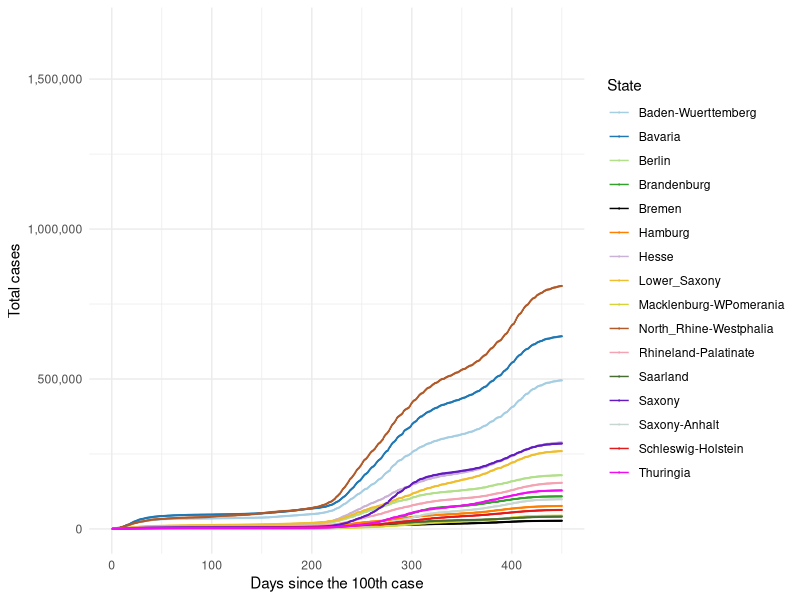
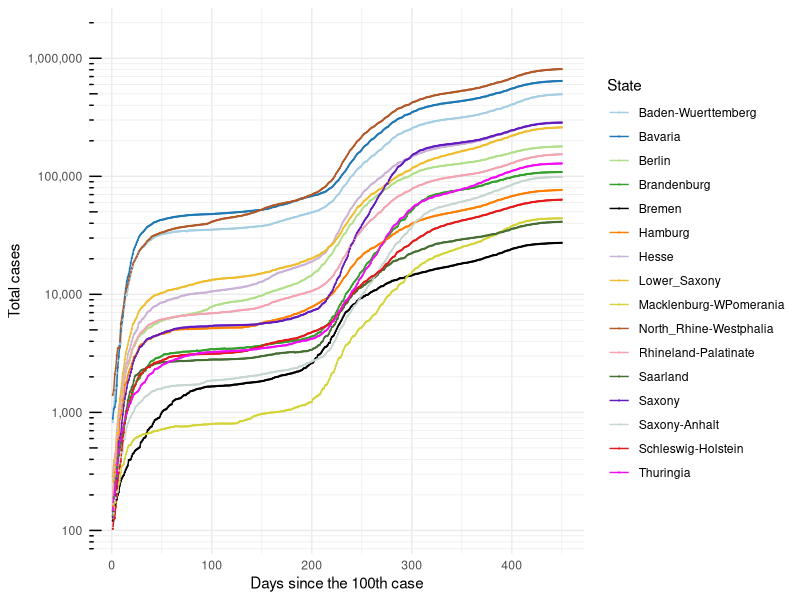
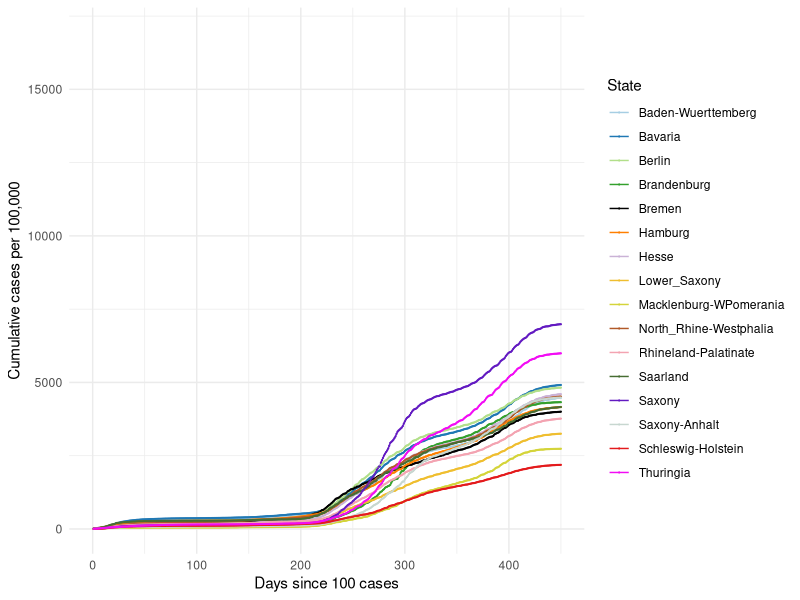
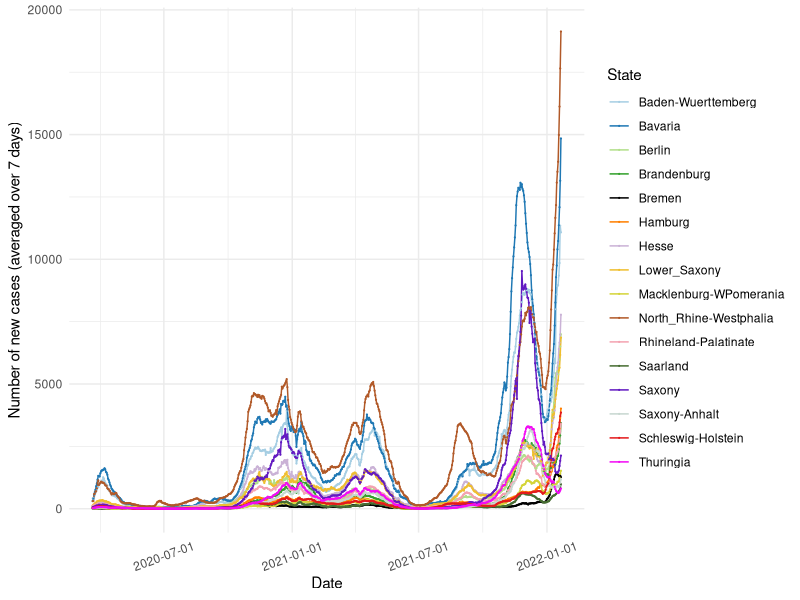
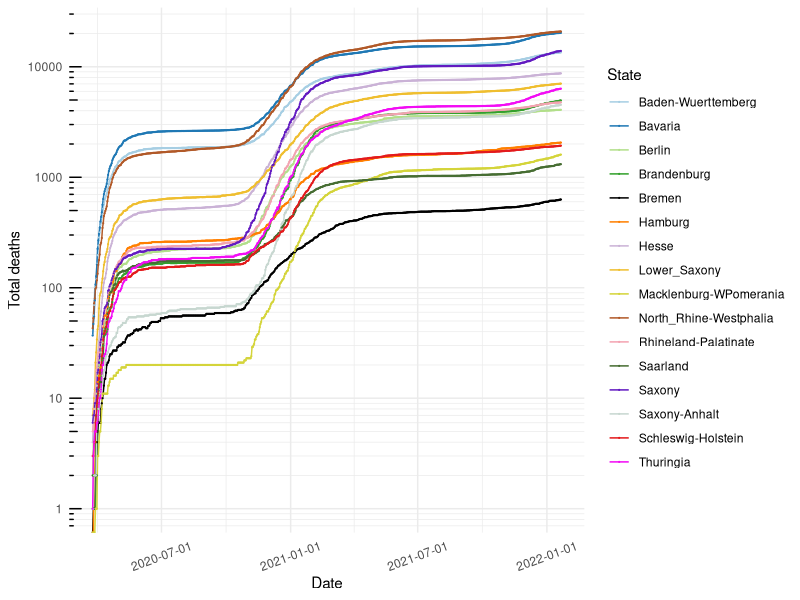
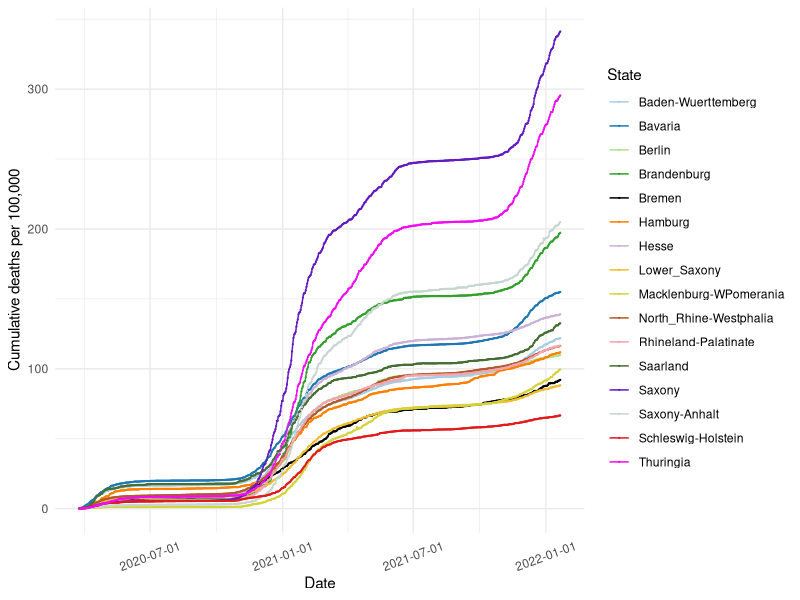
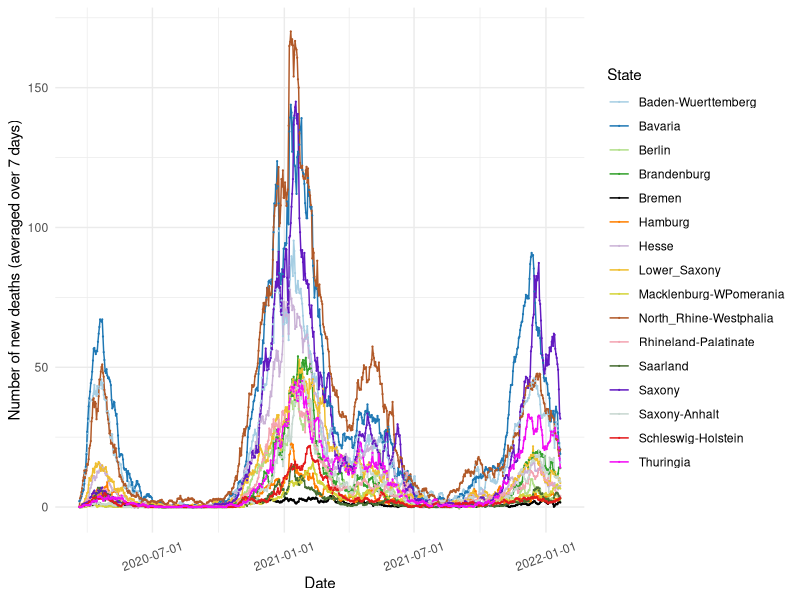

R code for these plots, in order:
## ---- chunk 1

knitr::opts_chunk$set(echo=TRUE, collapse = TRUE)

libload<-function(...) {
    libs<-unlist(list(...))
    req<-unlist(lapply(libs,require,character.only=TRUE))
    need<-libs[req==FALSE]
    if(length(need)>0){ 
        install.packages(need, repos = "https://ftp.fau.de/cran/")  
        lapply(need, require, character.only=TRUE)
    }
}
packages <- c("data.table", "ggplot2", "dplyr", "stats", "RColorBrewer", "readr", "here", "scales")
libload(packages)


`%notin%` <- function(x,y) !(x %in% y) 
cumulative.cases <- read_csv(here("static", "data", "Germany10States.csv"))
germany.16states <- read_csv(here("static", "data", "Germany16States.csv"))

colors16 <- c('#A6CEE3', '#1F78B4', '#B2DF8A', '#33A02C',
              '#000000', '#FF7F00', '#CAB2D6', 
              '#EFBE2F', '#d4d43a', '#B15928', '#F3A3B1', '#466D32',
              '#621AC1', '#C7D7D0', '#E31A1C','#F20CF4', '#123456')

## ---- chunk 2

## 16 States with the highest cumulative cases ##
#################################################

#states.filter <- cumulative.cases[cumulative.cases$Days_100 > 0,]
#states.sel <- unique(states.filter$State)

# Choose all the data points for the selected countries starting from Days_100 > 0
#states.final <- cumulative.cases[cumulative.cases$Days_100 > 0,]
states.final <- germany.16states[germany.16states$Days_100 > 0,]

# Plot 1 == Linear scale for total number of cases
cum.plot <- ggplot(data=states.final, aes(x=Days_100, y=Total_Cases, group=State, color=State)) +
            geom_line() + geom_point(size = 0.1) +     
          #  scale_color_brewer(palette = 'Paired') + 
            scale_colour_manual(name= "State", values= colors16) +
            scale_x_continuous('Days since the 100th case', limits=c(0,450)) + 
            scale_y_continuous(name="Total cases", labels= comma) + 
            #ggtitle('Linear scale') +
            theme_minimal()

print(cum.plot) 

## ---- chunk 3

## Logarithmic scale ##
#######################

base_breaks <- function(n = 10){
  function(x) {
    axisTicks(log10(range(x, na.rm = TRUE)), log = TRUE, n = n)
  }
}

logbreaks <- 10^(-10:10)
logminor_breaks <- rep(1:9, 21)*(10^rep(-10:10, each=9))

cum.plot2 <- ggplot(data=states.final, aes(x=Days_100, y=Total_Cases, group=State, color=State)) +
             geom_line() + geom_point(size=0.1) + 
          #   scale_color_brewer(palette = 'Paired') +
             scale_colour_manual(name= "State", values= colors16) +
             scale_x_continuous(name='Days since the 100th case', limits=c(0,450)) + 
             scale_y_continuous(name="Total cases", trans = 'log10', breaks = logbreaks, minor_breaks =                                 logminor_breaks, labels= comma) +
             annotation_logticks(sides="l") + 
             #ggtitle('Logarithmic scale') +
             theme_minimal()

print(cum.plot2)

## ---- chunk 4

#states16.filter <- germany.16states[germany.16states$Days_100 > 0,]
#states16.sel <- unique(states16.filter$State)

# Choose all the data points for the selected countries starting from Days_100 > 0 
#states16.final <- states16.filter[states16.filter$State %in% states16.sel & states16.filter$Days_100 > 0,]

states16.final <- germany.16states[germany.16states$Days_100 > 0,]

# Plot 1 == Linear scale for total number of cases
per100.plot <- ggplot(data=states16.final, aes(x=Days_100, y=Per100, group=State, color=State)) +
            geom_line() + geom_point(size = 0.1) + 
            # scale_color_brewer(palette = 'Paired') +
            scale_colour_manual(name= "State", values= colors16) +
            scale_x_continuous('Days since 100 cases', limits=c(0,450)) + 
            scale_y_continuous("Cumulative cases per 100,000") + 
            #ggtitle('Linear scale') +
            theme_minimal()

print(per100.plot)

## ---- chunk 5
#new.cases <- read_csv(here("static", "data", "GermanyNewCases10States.csv"))

new7days <- states.final[states.final$Avg_7days > 0,]
new7days$Dates <- as.Date(new7days$Dates)

newcase7.plot <- ggplot(data=new7days, aes(x=Dates, y=Avg_7days, group=State, color=State)) +
            geom_line() + geom_point(size = 0.1) + 
       #     scale_color_brewer(palette = 'Paired') +
            scale_colour_manual(name= "State", values= colors16) +
            scale_x_date(name='Date', labels=date_format('%Y-%m-%d')) + 
            scale_y_continuous(name="Number of new cases (averaged over 7 days)") + 
            #ggtitle('Linear scale') +
            theme_minimal() + theme(axis.text.x = element_text(angle=20, hjust=0.5, vjust=0.5))

print(newcase7.plot)
 
## ---- chunk 6
#num.deaths <- read_csv(here("static", "data", "GermanyTotalDeaths10States.csv"))

# Choose all the data points for the selected countries starting from Days_5 > 0
states.final$Dates <- as.Date(states.final$Dates)
deaths.final <- states.final
deaths.final <- deaths.final[deaths.final$Dates > as.Date('2020-03-24'),]

# Plot 1 == Linear scale for total number of cases
deaths.plot <- ggplot(data=deaths.final, aes(x=Dates, y=Deaths, group=State, color=State)) +
   geom_line() + geom_point(size = 0.1) + 
  # scale_color_brewer(palette = 'Paired') +
   scale_colour_manual(name= "State", values= colors16) +
   scale_x_date(name='Date', labels=date_format('%Y-%m-%d')) + 
   scale_y_continuous("Total deaths", trans = 'log10', breaks = logbreaks, 
                      minor_breaks = logminor_breaks) +
   annotation_logticks(sides="l") + 
   #ggtitle('Linear scale') +
   theme_minimal() + theme(axis.text.x = element_text(angle=20, hjust=0.5, vjust=0.5))

print(deaths.plot)

## ---- chunk 7

states.final$Dates <- as.Date(states.final$Dates)
deaths.final100 <- states.final
deaths.final100 <- deaths.final100[deaths.final100$Dates > as.Date('2020-03-24'),]

#states16.final <- germany.16states[germany.16states$DeathsDays_5 > 0,]

# Plot 1 == Linear scale for total number of cases
deathper100.plot <- ggplot(data=deaths.final100, aes(x=Dates, y=DeathPer100, group=State, color=State)) +
            geom_line() + geom_point(size = 0.1) + 
            # scale_color_brewer(palette = 'Paired') +
            scale_colour_manual(name= "State", values= colors16) +
          #  scale_x_continuous('Days since 5 deaths', limits=c(0,450)) +
            scale_x_date(name='Date', labels=date_format('%Y-%m-%d')) + 
            scale_y_continuous("Cumulative deaths per 100,000") + 
            #ggtitle('Linear scale') +
            theme_minimal() + theme(axis.text.x = element_text(angle=20, hjust=0.5, vjust=0.5))


print(deathper100.plot)

## ---- chunk 8
#new.cases <- read_csv(here("static", "data", "GermanyNewCases10States.csv"))

states.final$Dates <- as.Date(states.final$Dates)
death7days <- states.final
death7days <- death7days[death7days$Dates > as.Date('2020-03-20'),]

death7days.plot <- ggplot(data=death7days, aes(x=Dates, y=Death_7days, group=State, color=State)) +
            geom_line() + geom_point(size = 0.1) + 
       #     scale_color_brewer(palette = 'Paired') +
            scale_colour_manual(name= "State", values= colors16) +
            scale_x_date(name='Date', labels=date_format('%Y-%m-%d')) + 
            scale_y_continuous(name="Number of new deaths (averaged over 7 days)") + 
           
            #ggtitle('Linear scale') +
            theme_minimal() + theme(axis.text.x = element_text(angle=20, hjust=0.5, vjust=0.5))

print(death7days.plot)
 
